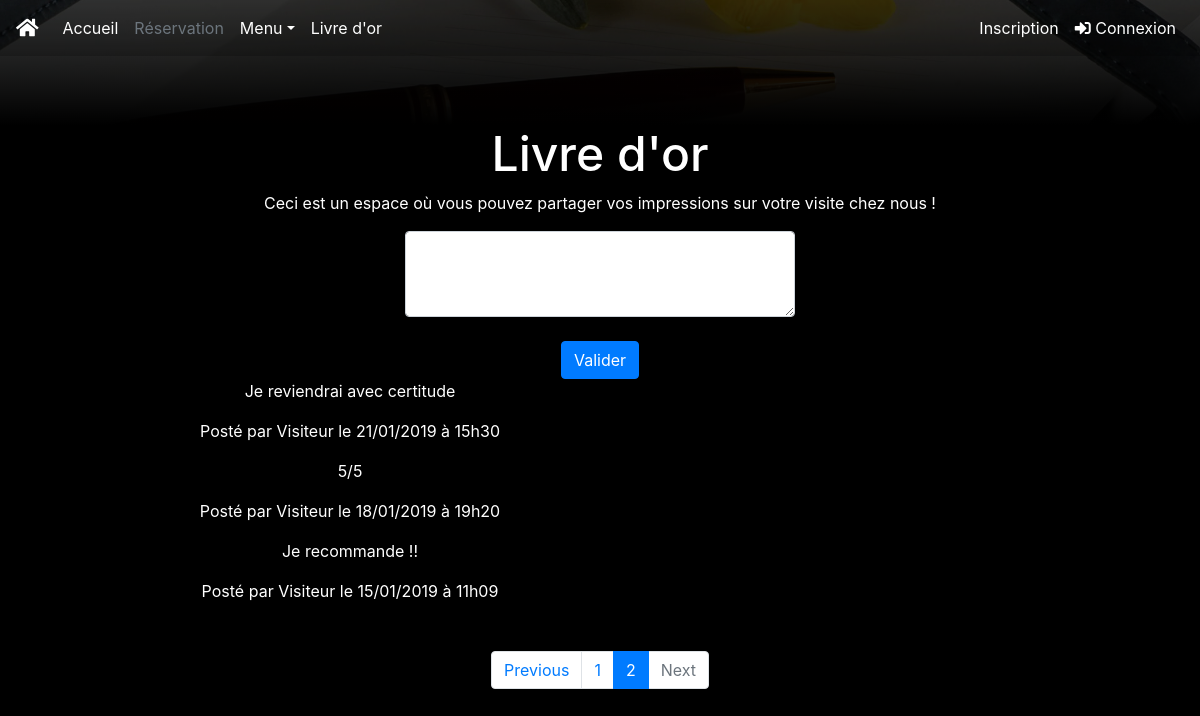
Screenshot of /index.php?action=guestbook&page=2 with the database file from the repository.
### tables this page shows
CREATE TABLE IF NOT EXISTS `guestbook` (
  `id` int(11) NOT NULL AUTO_INCREMENT,
  `content` varchar(255) NOT NULL,
  `date` datetime NOT NULL,
  `users_id` int(11) NOT NULL,
  PRIMARY KEY (`id`)
);

### controller/controller.php (called while the page is built, shortened)
<?php
class Controller{
	function guestbook(){
		$commentPerPage = 8;
		$guestbookManager = new GuestbookManager();
		$guestbookEntry = $guestbookManager->callGuestbook($commentPerPage);
		$guestbookPageNb = $guestbookManager->callPaginationTotal($commentPerPage);
		require('view/guestbook.php');
	}
}

### model/Sourigna/GuestbookManager.php (called while the page is built, shortened)
<?php
class GuestbookManager extends Manager{
	function callGuestbook($commentPerPage){
		if (isset($_GET['page'])) {
		    $currentPage = $_GET['page'];
		} else {
		    $currentPage = 1;
		}
		$bdd = $this->databaseConnect();
		$offset = ($currentPage - 1) * $commentPerPage;
		$comments = $bdd->query("SELECT
			u.first_name AS first_name,
			u.last_name AS last_name,
			g.content AS comment,
			g.users_id AS user_id,
			DATE_FORMAT(g.date, '%d/%m/%Y à %Hh%i') AS creation_date
			FROM guestbook g
			LEFT JOIN users u
			ON g.users_id = u.id
			ORDER BY g.id DESC
			LIMIT $offset, $commentPerPage");
		return $comments;
	}
	function callPaginationTotal($commentPerPage){
		$bdd = $this->databaseConnect();
		$commentNbReq = $bdd->query('SELECT COUNT(*) AS commentNb FROM guestbook');
		$commentNbFetch = $commentNbReq->fetch();
		$commentNb = CEIL($commentNbFetch[0]/$commentPerPage);
		return $commentNb;
	}
}

### view/guestbook.php (the view, shortened to what this page needs)
<div class="container-fluid background">
	<div class="image">
		<img src="public/img/bg_guestbook.jpg" class="img-fluid" alt="Guestbook Background">
		<div class="blackOverlay"></div>
	</div>
</div>
<div class="container-fluid" id="guestbook">
	<div>
		<h1>Livre d'or</h1>
		<p>Ceci est un espace où vous pouvez partager vos impressions sur votre visite chez nous !</p>
	</div>
	<form method="POST" action="index.php?action=entry_guestbook">
		<textarea class="form-control col-sm-4 offset-sm-4" name="comment" rows="3" required></textarea>
		<br/>
		<button type="submit" class="btn btn-primary">Valider</button>
	</form>
	<div id="guestbookEntry">
		<div class="row">
			<div class="col-lg-5 col-sm-5 offset-sm-1">
			<?php
			while ($data = $guestbookEntry->fetch()){
				?>
				<p> <?= htmlspecialchars($data['comment']) ?>
				</p>
				<p> Posté par
					<?php if ($data['user_id']==0):
						echo ('Visiteur');
				else:
					echo htmlspecialchars($data['first_name'] . ' ' . $data['last_name']);
				endif;
					echo (' le ' . $data['creation_date']); ?>
				</p>
			<?php
			}
			?>
			</div>
		</div>
	</div>
	<nav>
  		<ul class="pagination justify-content-center">
		    <li class="page-item
		    <?php
		    if($_GET['page']==1):
		    	echo ('disabled');
		    endif;
		    ?> ">
		    <a class="page-link" href="index.php?action=guestbook&page=<?= ($_GET['page']-1)?>">Previous</a></li>
		    <?php
		    $i=1;
		    while ($i<=$guestbookPageNb){ ?>
		    <li class=" page-item <?php if($i == $_GET['page']): echo ('active');endif;?> "><a class="page-link" href="index.php?action=guestbook&page=<?= $i ?>"><?= $i ?></a></li>
		    <?php
		    $i++;
			}
		    ?>
		    <li class="page-item
		    <?php
		    if($_GET['page']==$guestbookPageNb):
		    echo ('disabled');
		    endif;
		    ?>">
		    <a class="page-link" href="index.php?action=guestbook&page=<?= ($_GET['page']+1)?>">Next</a></li>
		</ul>
	</nav>
</div>
<?php require('template.php'); ?>

### public/css/style.css (style rules this page uses)
body, html { height:100vh; }
body { background-color:rgba(0,0,0,1); color:white; }
nav { background-color:rgba(0,0,0,0.2); z-index:5; }
nav a { text-decoration:none; color:white; }
.background { position:relative; padding:0; top:0; margin-top:-56px; z-index:0; }
.image::after { display:block; position:relative; background-image:linear-gradient(to bottom, rgba(255,255,255,0) 0, rgba(0,0,0,1) 100%); margin-top:-150px; height:150px; content:''; }
.blackOverlay { background:black; opacity:0.7; position:absolute; top:0px; left:0px; width:100%; height:100%; }
h1 { font-size:3em; text-align:center; }
#guestbook { text-align:center; }
#guestbook nav { margin-top:2em; }
#guestbookEntry { word-wrap: break-word; }

### rows the page displays
guestbook: content "Je reviendrai avec certitude", shows "Visiteur", creation_date "21/01/2019 à 15h30"
guestbook: content "5/5", shows "Visiteur", creation_date "18/01/2019 à 19h20"
guestbook: content "Je recommande !!", shows "Visiteur", creation_date "15/01/2019 à 11h09"
